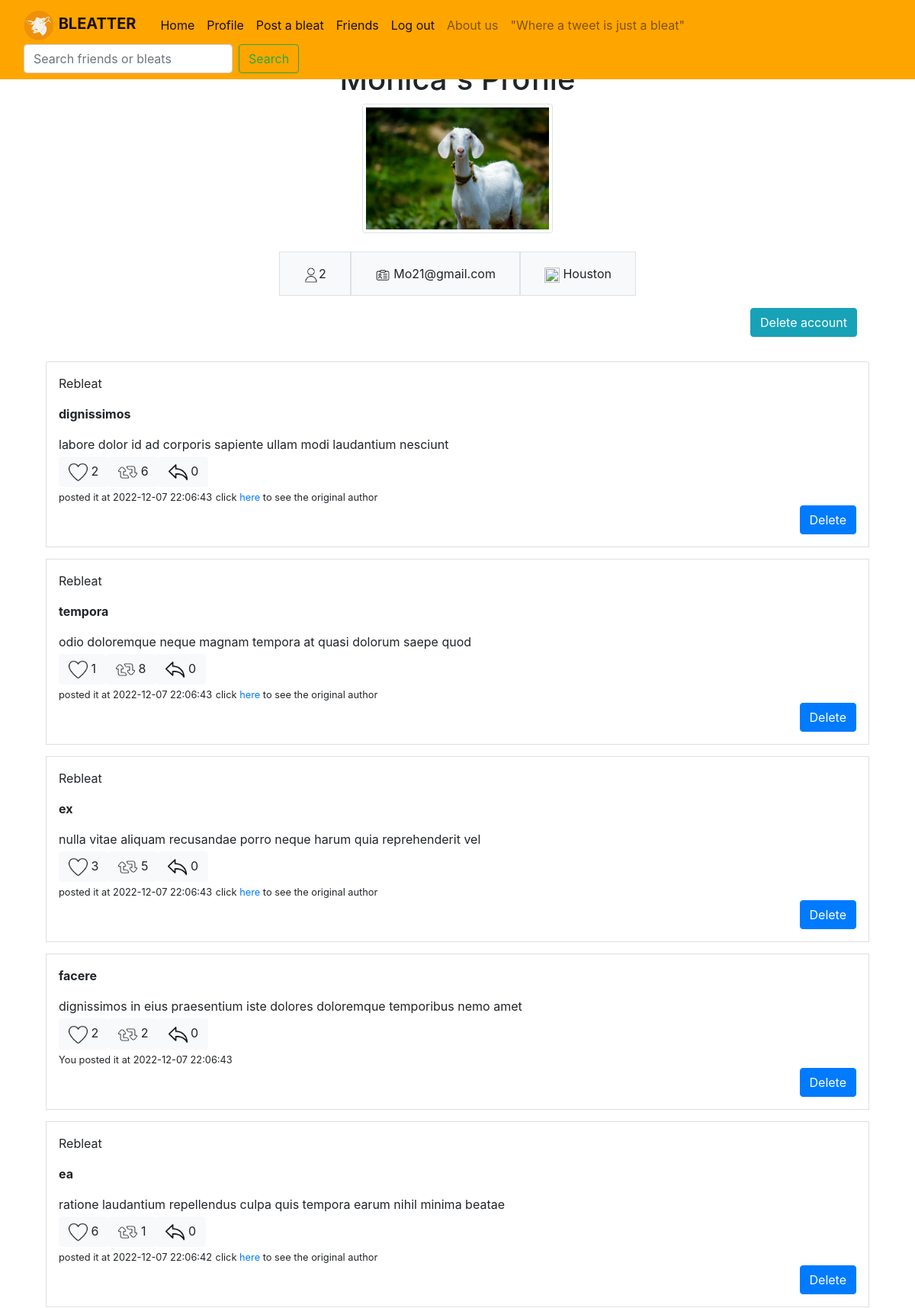
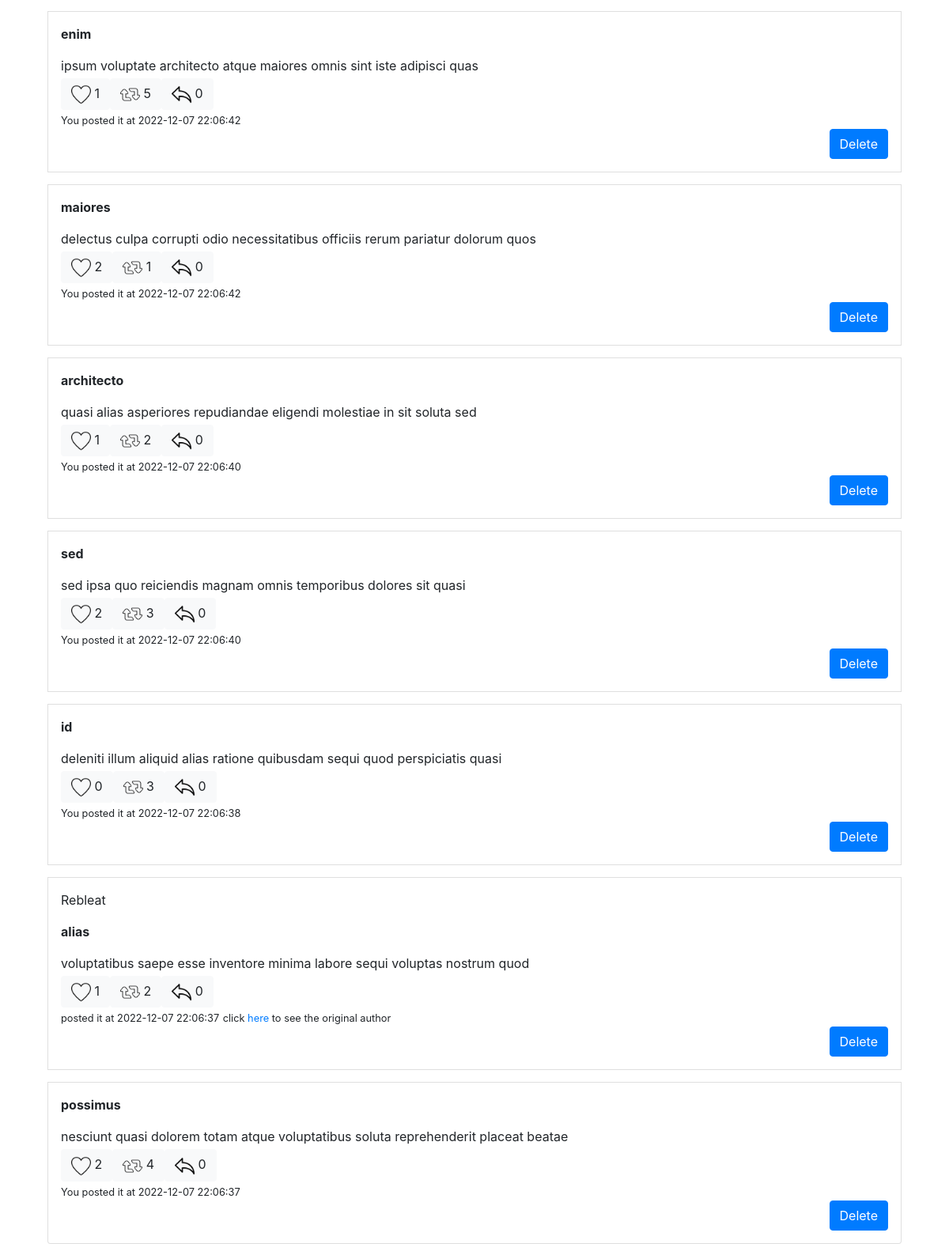
/my_profile (signed in), run on the app's committed database (2 pictures, top to bottom).
### Main.py (models this page shows, shortened)
class User(db.Model):
    __tablename__ = "User"
    id = db.Column(db.Integer, primary_key=True)
    username = db.Column(db.String(24))
    email = db.Column(db.String(64), unique=True)
    pwd = db.Column(db.String(64))
    location = db.Column(db.String(64))
    bleats = db.relationship(
        "Bleat", passive_deletes=True, cascade="all, delete")

class Bleat(db.Model):
    __tablename__ = "Bleat"
    id = db.Column(db.Integer, primary_key=True)
    title = db.Column(db.String(256))
    content = db.Column(db.String(256))
    author_id = db.Column(db.Integer, db.ForeignKey(
        "User.id", ondelete='CASCADE'), nullable=False)
    like = db.Column(db.Integer)
    retweet = db.Column(db.Integer)
    reply = db.Column(db.Integer)
    date = db.Column(db.String(256), nullable=False)

### Main.py (the view, shortened to what this page needs)
@ app.route("/my_profile", methods=["GET", "POST"])
def profile():
    g.search = "profile"  # give the possibility of searching a word or a use in the nav bar
    if request.method == "GET":
        cur_id = session.get("current_user")
        users = User.query.all()
        nb_friends = Relationship.query.filter(
            (Relationship.userID1 == cur_id) & (Relationship.pending == True)).count()
        current_user = User.query.filter_by(id=cur_id).first()
        bleats = current_user.bleats
        messages = LinkedList()
        for b in bleats:
            messages.insert_at_end(b)
        rebleat = Rebleat.query.all()
        for rb in rebleat:
            if rb.rebleater_id == cur_id:
                bleat = Bleat.query.filter_by(id=rb.bleat_id).first()
                messages.insert_at_end(bleat)
        messages = messages.to_list()
        messages = sorted(messages, key=lambda messages: messages.date)[::-1]
        return render_template("profile.html", my_account=True, email=current_user.email, nb_friends=nb_friends, id=current_user.id,
                               username=current_user.username, location=current_user.location, messages=messages)

### Main.py (called while the page is built)
@event.listens_for(Engine, "connect")
def _set_sqlite_pragma(dbapi_connection, connection_record):
    if isinstance(dbapi_connection, SQLite3Connection):
        cursor = dbapi_connection.cursor()
        cursor.execute("PRAGMA foreign_keys=ON;")
        cursor.close()

### data_struct.py (called while the page is built)
    def to_list(self):
        l = []
        if self.head is None:
            return l
        node = self.head
        while node:
            l.append(node.data)
            node = node.next_node
        return l

    def insert_beginning(self, data):
        if self.head is None:
            self.head = Node(data, None)
            self.last_node = self.head
            return
        new_node = Node(data, self.head)
        self.head = new_node

    def insert_at_end(self, data):
        if self.head is None:
            self.insert_beginning(data)
            return
        self.last_node.next_node = Node(data, None)
        self.last_node = self.last_node.next_node

### templates/profile.html (shortened to what this page needs)
{% extends 'base.html' %}
{% block main %}
<h1 class="text-center">{{username}}'s Profile</h1>
<div class="container">
    <figure class="text-center">
        <img src="{{url_for('static', filename='goat2.jpeg')}}" class="figure-img img-fluid img-thumbnail" alt="A goat"
            height="250px" width="250px">
    </figure>
    <div class="row g-2 justify-content-md-center">
        <div class="p-3 border bg-light">
            <div class="col">
                <img src="{{url_for('static', filename='icon_profile.png')}}" height="20px" width="20px">{{nb_friends}}
            </div>
        </div>
        <div class="p-3 border bg-light">
            <div class="col">
                <img src="{{url_for('static', filename='id-card.png')}}" height="20px" width="20px">
                {{email}}
            </div>
        </div>
        <div class="p-3 border bg-light">
            <div class="col">
                <img src="https://cdn-icons-png.flaticon.com/512/17/17736.png" height="20px" width="20px">
                {{location}}
            </div>
        </div>
    </div>
    {% if my_account %}
    <div class="text-right p-3">
        <button type="button" class="btn btn-info" data-toggle="modal" data-target="#delete_profile">
            Delete account
        </button>
    </div>
    {% endif %}
    <ul class="list-group">
        {%for b in messages%}
        <li class="list-group-item flex-column align-items-start mt-3 shadow p-3 ">
            {% if b.author_id != id %}
            <p>Rebleat</p>
            {%endif%}
            <p><b>{{b.title}}</b></p>
            <p class="mb-1">{{b.content}}</p>
            <div class="btn-group" role="group" aria-label="Basic example">
                <form action="/my_profile/{{b.id}}/like" method="GET">
                    <button class="btn btn-light">
                        <img src="{{url_for('static', filename='like.png')}}" alt="like_icon" height="25" width="25">
                        {{b.like}}
                    </button>
                </form>
                <form action="/my_profile/{{b.id}}/rebleat" method="GET">
                    <button class="btn btn-light">
                        <img src="{{url_for('static', filename='rebleat.png')}}" alt="rebleat_icon" height="25"
                            width="25">
                        {{b.retweet}}
                    </button>
                </form>
                <form action="/my_profile/{{b.id}}/reply" method="GET">
                    <button class="btn btn-light">
                        <img src="{{url_for('static', filename='reply.png')}}" alt="reply_icon" height="25" width="25">
                        {{b.reply}}
                    </button>
                </form>
            </div>
            <div class="text-left">
                {% if b.author_id != id %}
                <small>posted it at {{b.date}}</small>
                <small>click <a href="/profile/{{b.author_id}}"> here </a> to see the original author</small>
                {%else%}
                <small>You posted it at {{b.date}}</small>
                {%endif%}
                {% if my_account %}
                <div class="d-grid gap-1 d-md-flex justify-content-md-end  pull-right">
                    <button type="button" class="btn btn-primary" data-toggle="modal" data-target="#{{b['id']}}">
                        Delete
                    </button>
                </div>
                {% endif %}
            </div>
        </li>
        {% endfor %}
    </ul>
    {% endblock %}

### templates/base.html (shortened to what this page needs)
<!DOCTYPE html>
<html lang="en">
<head>
    <link rel="stylesheet" href="https://cdn.jsdelivr.net/npm/bootstrap@4.0.0/dist/css/bootstrap.min.css"
>
</head>
<body style="padding-top: 5rem">
    <nav class="navbar navbar-light fixed-top" style="background-color : orange;">
        <div class="container-fluid">
            <ul class="navbar-nav mr-3">
                <li class="nav-item">
                    <a class="navbar-brand" href="/" onclick="goat()">
                        <img src="{{url_for('static', filename='logo1.png')}}" onclick="goat()"
                            class="d-inline-block align-center" width="40" height="40" alt="logo" />
                        <b>BLEATTER</b>
                    </a>
                </li>
            </ul>
            {% if session['current_user'] %}
            <ul class="navbar-nav mr-3">
                <li class="nav-item">
                    <a class="nav-link active" href="/home_page">Home<span class="sr-only">(current)</span></a>
                </li>
            </ul>
            <ul class="navbar-nav mr-3">
                <li class="nav-item">
                    <a class="nav-link active" href="/my_profile">Profile<span class="sr-only">(current)</span></a>
                </li>
            </ul>
            <ul class="navbar-nav mr-3">
                <li class="nav-item">
                    <a class="nav-link active" href="/post_a_bleat">Post a bleat</a>
                </li>
            </ul>
            <ul class="navbar-nav mr-3">
                <li class="nav-item">
                    <a class="nav-link active" href="/user/friends">Friends<span class="sr-only">(current)</span></a>
                </li>
            </ul>
            <ul class="navbar-nav mr-3">
                <li class="nav-item">
                    <a class="nav-link active" href="/logout">Log out<span class="sr-only">(current)</span></a>
                </li>
            </ul>
            {% endif %}
            <ul class="navbar-nav mr-3">
                <li class="navbar-item">
                    <a class="nav-link" href="/about">About us</a>
                </li>
            </ul>
            <ul class="navbar-nav mr-auto">
                <li class="nav-item">
                    <span class="navbar-text ">
                        "Where a tweet is just a bleat"
                    </span>
                </li>
            </ul>
            {% if g['search'] == "profile" %}
            <form class="form-inline" method="post">
                <input class="form-control mr-sm-2 " type="search" name="search" placeholder="Search friends or bleats"
                    aria-label="Search">
                <button class="btn btn-outline-success my-2 my-sm-0" type="submit">Search </button>
            </form>
            {%endif%}
        </div>
    </nav>
    <main class="container">
        {% block main %}
        {% endblock %}
    </main>
</body>
</html>

### data on the page
User: email "Mo21@gmail.com", location "Houston"
Bleat: shows "Rebleat", title "dignissimos", content "labore dolor id ad corporis sapiente ullam modi laudantium nesciunt", like "2", retweet "6", reply "0", date "2022-12-07 22:06:43"
Bleat: shows "Rebleat", title "tempora", content "odio doloremque neque magnam tempora at quasi dolorum saepe quod", like "1", retweet "8", reply "0", date "2022-12-07 22:06:43"
Bleat: shows "Rebleat", title "ex", content "nulla vitae aliquam recusandae porro neque harum quia reprehenderit vel", like "3", retweet "5", reply "0", date "2022-12-07 22:06:43"
Bleat: title "facere", content "dignissimos in eius praesentium iste dolores doloremque temporibus nemo amet", like "2", retweet "2", reply "0", date "2022-12-07 22:06:43"
Bleat: shows "Rebleat", title "ea", content "ratione laudantium repellendus culpa quis tempora earum nihil minima beatae", like "6", retweet "1", reply "0", date "2022-12-07 22:06:42"
Bleat: title "enim", content "ipsum voluptate architecto atque maiores omnis sint iste adipisci quas", like "1", retweet "5", reply "0", date "2022-12-07 22:06:42"
Bleat: title "maiores", content "delectus culpa corrupti odio necessitatibus officiis rerum pariatur dolorum quos", like "2", retweet "1", reply "0", date "2022-12-07 22:06:42"
Bleat: title "architecto", content "quasi alias asperiores repudiandae eligendi molestiae in sit soluta sed", like "1", retweet "2", reply "0", date "2022-12-07 22:06:40"
Bleat: title "sed", content "sed ipsa quo reiciendis magnam omnis temporibus dolores sit quasi", like "2", retweet "3", reply "0", date "2022-12-07 22:06:40"
Bleat: title "id", content "deleniti illum aliquid alias ratione quibusdam sequi quod perspiciatis quasi", like "0", retweet "3", reply "0", date "2022-12-07 22:06:38"
Bleat: shows "Rebleat", title "alias", content "voluptatibus saepe esse inventore minima labore sequi voluptas nostrum quod", like "1", retweet "2", reply "0", date "2022-12-07 22:06:37"
Bleat: title "possimus", content "nesciunt quasi dolorem totam atque voluptatibus soluta reprehenderit placeat beatae", like "2", retweet "4", reply "0", date "2022-12-07 22:06:37"

### other printed values
{{ nb_friends }} "2"
